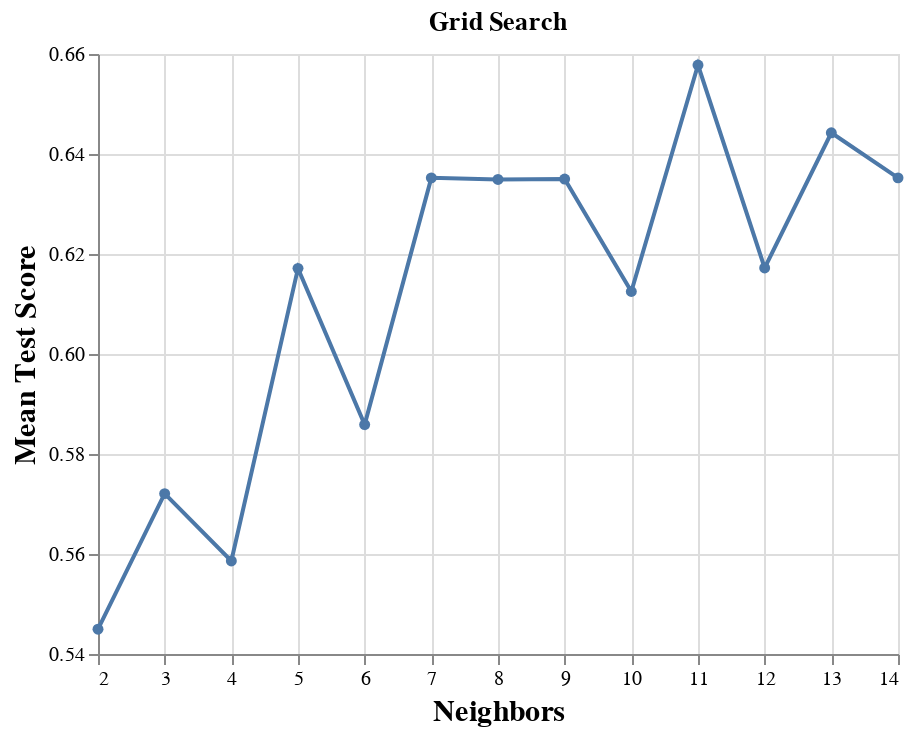

The cell this chart's notebook holds for it:
### Code cell
accuracy_versus_k_grid

### Figure 1 — Vega-Lite specification as saved in the notebook (floating-point values rounded to 4 significant figures)
{"config": {"view": {"continuousWidth": 400, "continuousHeight": 300}, "axis": {"labelFontSize": 10, "titleFontSize": 15}}, "data": {"name": "data-9af952c8b9ace17d74312f0cb4d945f3"}, "mark": {"type": "line", "point": true}, "encoding": {"x": {"field": "param_kneighborsclassifier__n_neighbors", "scale": {"zero": false}, "title": "Neighbors", "type": "quantitative"}, "y": {"field": "mean_test_score", "scale": {"zero": false}, "title": "Mean Test Score", "type": "quantitative"}}, "height": 300, "title": "Grid Search", "width": 400, "$schema": "https://vega.github.io/schema/vega-lite/v4.17.0.json", "datasets": {"data-9af952c8b9ace17d74312f0cb4d945f3": [{"mean_fit_time": 0.02231, "std_fit_time": 0.001075, "mean_score_time": 0.02786, "std_score_time": 0.005948, "param_kneighborsclassifier__n_neighbors": 2, "params": {"kneighborsclassifier__n_neighbors": 2}, "split0_test_score": 0.5893, "split1_test_score": 0.5179, "split2_test_score": 0.5818, "split3_test_score": 0.4909, "mean_test_score": 0.545, "std_test_score": 0.04177, "rank_test_score": 13}, {"mean_fit_time": 0.02168, "std_fit_time": 0.0001089, "mean_score_time": 0.02384, "std_score_time": 0.0001723, "param_kneighborsclassifier__n_neighbors": 3, "params": {"kneighborsclassifier__n_neighbors": 3}, "split0_test_score": 0.625, "split1_test_score": 0.5179, "split2_test_score": 0.5818, "split3_test_score": 0.5636, "mean_test_score": 0.5721, "std_test_score": 0.03843, "rank_test_score": 11}, {"mean_fit_time": 0.01939, "std_fit_time": 0.00196, "mean_score_time": 0.02111, "std_score_time": 0.001942, "param_kneighborsclassifier__n_neighbors": 4, "params": {"kneighborsclassifier__n_neighbors": 4}, "split0_test_score": 0.5714, "split1_test_score": 0.5357, "split2_test_score": 0.6, "split3_test_score": 0.5273, "mean_test_score": 0.5586, "std_test_score": 0.02908, "rank_test_score": 12}, {"mean_fit_time": 0.01728, "std_fit_time": 3.153e-05, "mean_score_time": 0.01916, "std_score_time": 0.0001511, "param_kneighborsclassifier__n_neighbors": 5, "params": {"kneighborsclassifier__n_neighbors": 5}, "split0_test_score": 0.6607, "split1_test_score": 0.5714, "split2_test_score": 0.6909, "split3_test_score": 0.5455, "mean_test_score": 0.6171, "std_test_score": 0.06035, "rank_test_score": 8}, {"mean_fit_time": 0.01745, "std_fit_time": 0.0001946, "mean_score_time": 0.01938, "std_score_time": 0.0002641, "param_kneighborsclassifier__n_neighbors": 6, "params": {"kneighborsclassifier__n_neighbors": 6}, "split0_test_score": 0.5714, "split1_test_score": 0.5357, "split2_test_score": 0.6727, "split3_test_score": 0.5636, "mean_test_score": 0.5859, "std_test_score": 0.05187, "rank_test_score": 10}, {"mean_fit_time": 0.01494, "std_fit_time": 0.003972, "mean_score_time": 0.01578, "std_score_time": 0.004103, "param_kneighborsclassifier__n_neighbors": 7, "params": {"kneighborsclassifier__n_neighbors": 7}, "split0_test_score": 0.6607, "split1_test_score": 0.5893, "split2_test_score": 0.6545, "split3_test_score": 0.6364, "mean_test_score": 0.6352, "std_test_score": 0.02799, "rank_test_score": 3}, {"mean_fit_time": 0.008209, "std_fit_time": 0.0001348, "mean_score_time": 0.009099, "std_score_time": 0.0002127, "param_kneighborsclassifier__n_neighbors": 8, "params": {"kneighborsclassifier__n_neighbors": 8}, "split0_test_score": 0.7143, "split1_test_score": 0.6071, "split2_test_score": 0.6545, "split3_test_score": 0.5636, "mean_test_score": 0.6349, "std_test_score": 0.05598, "rank_test_score": 6}, {"mean_fit_time": 0.008307, "std_fit_time": 0.0001034, "mean_score_time": 0.009105, "std_score_time": 0.0001045, "param_kneighborsclassifier__n_neighbors": 9, "params": {"kneighborsclassifier__n_neighbors": 9}, "split0_test_score": 0.7143, "split1_test_score": 0.5893, "split2_test_score": 0.6364, "split3_test_score": 0.6, "mean_test_score": 0.635, "std_test_score": 0.049, "rank_test_score": 5}, {"mean_fit_time": 0.008451, "std_fit_time": 0.0004991, "mean_score_time": 0.009735, "std_score_time": 0.0006822, "param_kneighborsclassifier__n_neighbors": 10, "params": {"kneighborsclassifier__n_neighbors": 10}, "split0_test_score": 0.625, "split1_test_score": 0.625, "split2_test_score": 0.6364, "split3_test_score": 0.5636, "mean_test_score": 0.6125, "std_test_score": 0.02859, "rank_test_score": 9}, {"mean_fit_time": 0.00959, "std_fit_time": 0.0004294, "mean_score_time": 0.01054, "std_score_time": 0.0003659, "param_kneighborsclassifier__n_neighbors": 11, "params": {"kneighborsclassifier__n_neighbors": 11}, "split0_test_score": 0.6786, "split1_test_score": 0.6071, "split2_test_score": 0.6364, "split3_test_score": 0.7091, "mean_test_score": 0.6578, "std_test_score": 0.03901, "rank_test_score": 1}, {"mean_fit_time": 0.009688, "std_fit_time": 0.0003209, "mean_score_time": 0.0161, "std_score_time": 0.009644, "param_kneighborsclassifier__n_neighbors": 12, "params": {"kneighborsclassifier__n_neighbors": 12}, "split0_test_score": 0.625, "split1_test_score": 0.5893, "split2_test_score": 0.6364, "split3_test_score": 0.6182, "mean_test_score": 0.6172, "std_test_score": 0.01738, "rank_test_score": 7}, {"mean_fit_time": 0.02087, "std_fit_time": 0.01956, "mean_score_time": 0.01054, "std_score_time": 0.0003118, "param_kneighborsclassifier__n_neighbors": 13, "params": {"kneighborsclassifier__n_neighbors": 13}, "split0_test_score": 0.6429, "split1_test_score": 0.625, "split2_test_score": 0.6364, "split3_test_score": 0.6727, "mean_test_score": 0.6442, "std_test_score": 0.01765, "rank_test_score": 2}, {"mean_fit_time": 0.008869, "std_fit_time": 0.0002578, "mean_score_time": 0.01707, "std_score_time": 0.01271, "param_kneighborsclassifier__n_neighbors": 14, "params": {"kneighborsclassifier__n_neighbors": 14}, "split0_test_score": 0.6607, "split1_test_score": 0.5893, "split2_test_score": 0.6182, "split3_test_score": 0.6727, "mean_test_score": 0.6352, "std_test_score": 0.03338, "rank_test_score": 3}]}}
